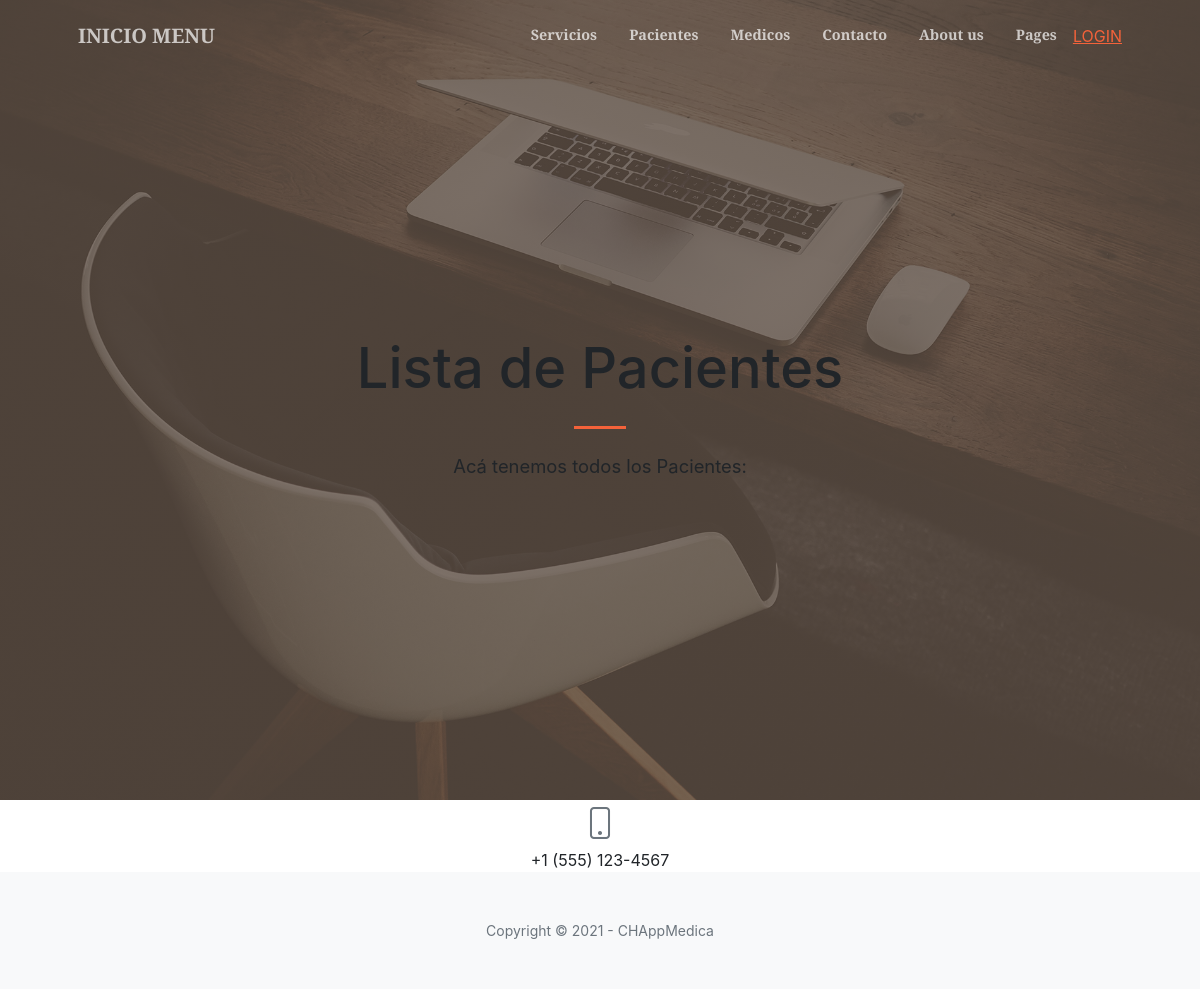
/AppMedica/paciente/list, run on an earlier commit of the app's database.
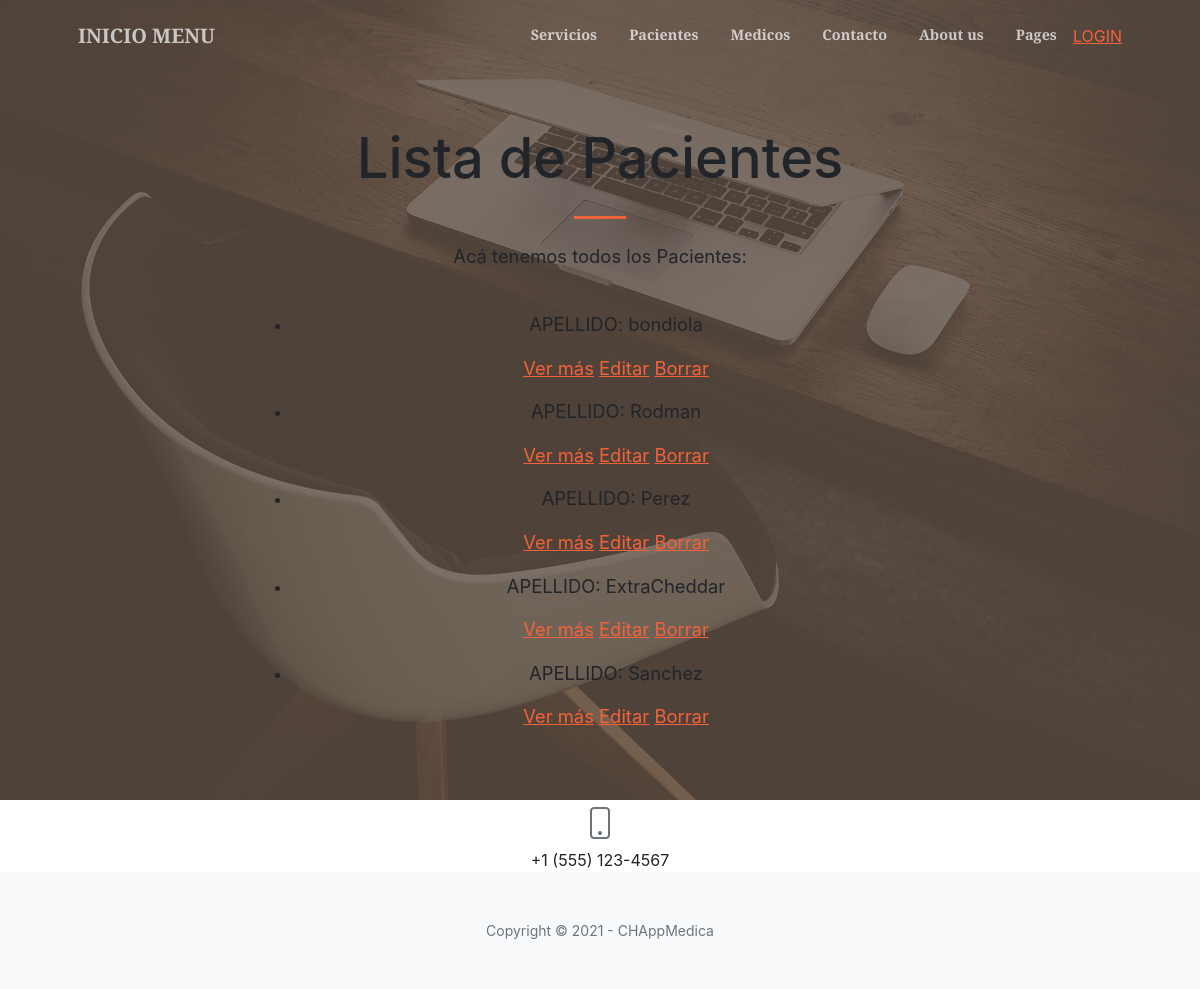
And on a later commit of the database.
### AppMedica/models.py (models this page shows, shortened)
class Paciente(models.Model):
    nombre = models.CharField(max_length=40)
    apellido = models.CharField(max_length=40)
    fNac = models.DateField()
    telefono = models.IntegerField()
    email = models.EmailField(null=True)
    servicio = models.CharField(max_length=40, default='')

### AppMedica/views.py (the view)
# urls.py: path('paciente/list', views.PacienteList.as_view(), name='List'),
class PacienteList(ListView):
    model = Paciente
    template_name = "AppMedica/paciente_list.html"

### AppMedica/templates/AppMedica/paciente_list.html (shortened to what this page needs)
{% extends "AppMedica/padre.html" %}
{% load static %}
        {% block contenido %}
            <h1 class="mb-1">Lista de Pacientes</h1>
        {% endblock %}
        {% block contenido2 %}
          <p>Acá tenemos todos los Pacientes:</p> <br>
          <ul>
            {% for paciente in object_list %}
            <li>
              <p>APELLIDO: {{ paciente.apellido}}</p>
              <p>
              <a href="{% url 'Detail' paciente.id %}">Ver más</a>
              <a href="{% url 'Edit' paciente.id %}">Editar</a>
              <a href="{% url 'Delete' paciente.id %}">Borrar</a>
            </p>
            </li>
            {% endfor %}
          </ul>
        {% endblock %}

What changed in the data, as far as the page shows it:
added Paciente: apellido "bondiola"
added Paciente: apellido "Rodman"
added Paciente: apellido "Perez"
added Paciente: apellido "ExtraCheddar"
added Paciente: apellido "Sanchez"
